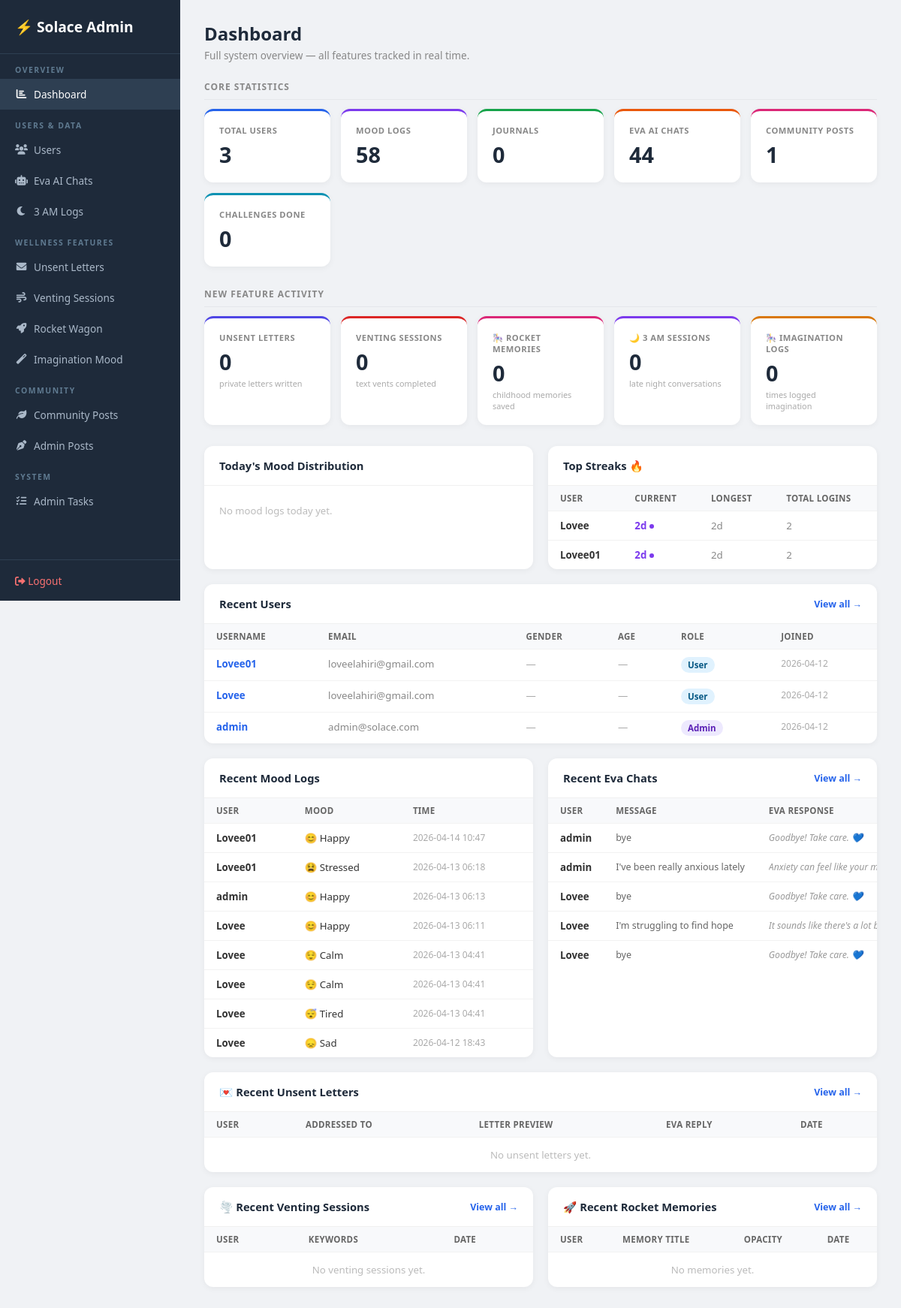
Page /admin (signed in) on the earlier database version.
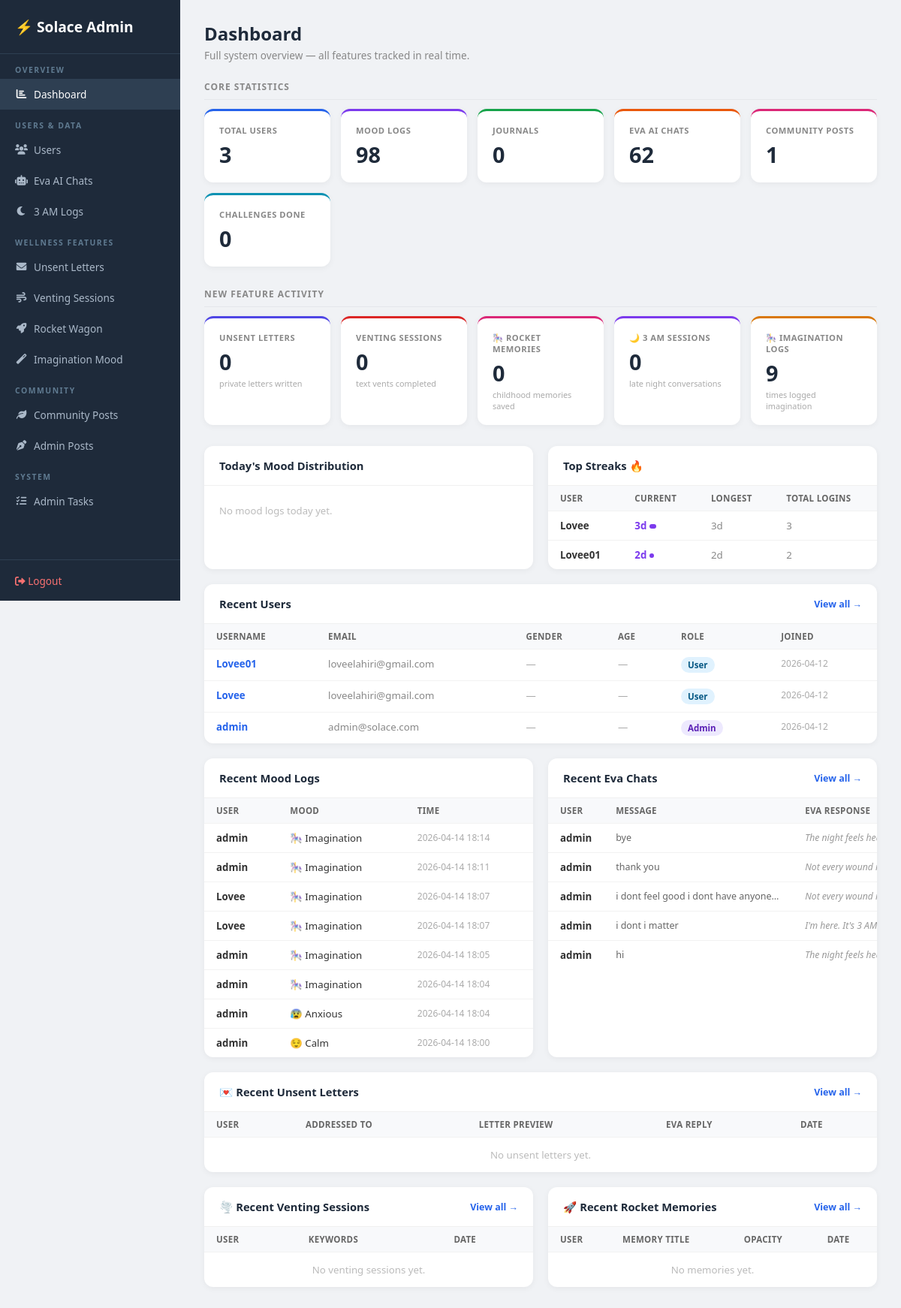
Same page on the later database version.
### tables this page shows
CREATE TABLE login_streaks (
                id            INTEGER PRIMARY KEY AUTOINCREMENT,
                user_id       INTEGER UNIQUE REFERENCES users(id),
                current_streak INTEGER DEFAULT 0,
                longest_streak INTEGER DEFAULT 0,
                last_login_date TEXT,
                total_logins   INTEGER DEFAULT 0
            );

CREATE TABLE users (
                id         INTEGER PRIMARY KEY AUTOINCREMENT,
                username   TEXT UNIQUE NOT NULL,
                email      TEXT NOT NULL,
                password   TEXT NOT NULL,
                is_admin   INTEGER DEFAULT 0,
                created_at DATETIME DEFAULT CURRENT_TIMESTAMP
            , gender TEXT DEFAULT '', age INTEGER DEFAULT 0, age_group TEXT DEFAULT '', dob TEXT DEFAULT '');

CREATE TABLE mood_logs (
                id        INTEGER PRIMARY KEY AUTOINCREMENT,
                user_id   INTEGER NOT NULL REFERENCES users(id),
                mood      TEXT NOT NULL,
                timestamp DATETIME DEFAULT CURRENT_TIMESTAMP
            );

CREATE TABLE chat_history (
                id           INTEGER PRIMARY KEY AUTOINCREMENT,
                session_id   TEXT,
                user_id      INTEGER REFERENCES users(id),
                user_message TEXT,
                ai_response  TEXT,
                timestamp    DATETIME DEFAULT CURRENT_TIMESTAMP
            );

### app.py (the view)
@app.route("/admin")
@admin_required
def admin_dashboard() -> Any:
    with get_db() as conn:
        total_users      = conn.execute("SELECT COUNT(*) FROM users").fetchone()[0]
        total_moods      = conn.execute("SELECT COUNT(*) FROM mood_logs").fetchone()[0]
        total_journals   = conn.execute("SELECT COUNT(*) FROM journals").fetchone()[0]
        total_chats      = conn.execute("SELECT COUNT(*) FROM chat_history").fetchone()[0]
        total_posts      = conn.execute("SELECT COUNT(*) FROM community_posts").fetchone()[0]
        total_letters    = conn.execute("SELECT COUNT(*) FROM unsent_letters").fetchone()[0]
        total_vents      = conn.execute("SELECT COUNT(*) FROM venting_sessions").fetchone()[0]
        total_memories   = conn.execute("SELECT COUNT(*) FROM rocket_wagon").fetchone()[0]
        total_challenges = conn.execute("SELECT COUNT(*) FROM daily_challenges WHERE completed=1").fetchone()[0]
        total_3am        = conn.execute("""
            SELECT COUNT(*) FROM chat_history
            WHERE strftime('%H', timestamp) IN ('00','01','02','03','04')
        """).fetchone()[0]
        mood_today = conn.execute("""
            SELECT mood, COUNT(*) as cnt FROM mood_logs
            WHERE DATE(timestamp) = DATE('now')
            GROUP BY mood ORDER BY cnt DESC
        """).fetchall()
        total_imagination = conn.execute(
            "SELECT COUNT(*) FROM mood_logs WHERE mood='imagination'"
        ).fetchone()[0]
        recent_users = conn.execute(
            "SELECT id, username, email, is_admin, created_at, gender, age FROM users ORDER BY created_at DESC LIMIT 6"
        ).fetchall()
        recent_moods = conn.execute("""
            SELECT u.username, ml.mood, ml.timestamp
            FROM mood_logs ml JOIN users u ON ml.user_id=u.id
            ORDER BY ml.timestamp DESC LIMIT 8
        """).fetchall()
        recent_chats = conn.execute("""
            SELECT u.username, ch.user_message, ch.ai_response, ch.timestamp
            FROM chat_history ch JOIN users u ON ch.user_id=u.id
            ORDER BY ch.timestamp DESC LIMIT 5
        """).fetchall()
        recent_letters = conn.execute("""
            SELECT ul.*, u.username FROM unsent_letters ul
            JOIN users u ON ul.user_id=u.id
            ORDER BY ul.created_at DESC LIMIT 5
        """).fetchall()
        recent_vents = conn.execute("""
            SELECT vs.*, u.username FROM venting_sessions vs
            JOIN users u ON vs.user_id=u.id
            ORDER BY vs.created_at DESC LIMIT 5
        """).fetchall()
        recent_memories = conn.execute("""
            SELECT rw.*, u.username FROM rocket_wagon rw
            JOIN users u ON rw.user_id=u.id
            ORDER BY rw.created_at DESC LIMIT 5
        """).fetchall()
        top_streaks = conn.execute("""
            SELECT u.username, ls.current_streak, ls.longest_streak, ls.total_logins
            FROM login_streaks ls JOIN users u ON ls.user_id=u.id
            ORDER BY ls.current_streak DESC LIMIT 5
        """).fetchall()
    return render_template(
        "admin/dashboard.html",
        total_users=total_users, total_moods=total_moods,
        total_journals=total_journals, total_chats=total_chats,
        total_posts=total_posts, total_letters=total_letters,
        total_vents=total_vents, total_memories=total_memories,
        total_challenges=total_challenges, total_3am=total_3am,
        total_imagination=total_imagination,
        mood_today=mood_today,
        recent_users=recent_users, recent_moods=recent_moods,
        recent_chats=recent_chats, recent_letters=recent_letters,
        recent_vents=recent_vents, recent_memories=recent_memories,
        top_streaks=top_streaks,
    )

### app.py (called while the page is built)
def get_db() -> sqlite3.Connection:
    db_path = os.path.join(os.path.dirname(os.path.abspath(__file__)), "database.db")
    conn = sqlite3.connect(db_path)
    conn.row_factory = sqlite3.Row
    return conn

def admin_required(f: Any) -> Any:
    @wraps(f)
    def dec(*args: Any, **kwargs: Any) -> Any:
        if "user_id" not in session or not session.get("is_admin"):
            flash("Admin access required.")
            return redirect(url_for("login_page"))
        return f(*args, **kwargs)
    return dec

### templates/admin/dashboard.html (shortened to what the changed rows need)
<!DOCTYPE html>
<html lang="en">
<head>
<link rel="stylesheet" href="https://cdnjs.cloudflare.com/ajax/libs/font-awesome/6.0.0/css/all.min.css">
</head>
<body>
<div class="main">
  <div class="page-hd">
    <h1>Dashboard</h1>
  </div>
  <div class="stats-grid">
    <div class="stat purple">
      <div class="stat-lbl">Mood Logs</div>
      <div class="stat-val">{{ total_moods }}</div>
    </div>
    <div class="stat orange">
      <div class="stat-lbl">Eva AI Chats</div>
      <div class="stat-val">{{ total_chats }}</div>
    </div>
  </div>
  <div class="stats-grid">
    <div class="stat yellow">
      <div class="stat-lbl">🎠 Imagination Logs</div>
      <div class="stat-val">{{ total_imagination }}</div>
      <div class="stat-sub">times logged imagination</div>
    </div>
  </div>
  <div class="grid2">
        {% set MOOD_EMOJI = {'happy':'😊','sad':'😞','angry':'😡','anxious':'😰','calm':'😌','stressed':'😫','tired':'😴','imagination':'🎠','swings':'🎢'} %}
    <div class="card">
      <table>
        <thead><tr><th>User</th><th>Current</th><th>Longest</th><th>Total Logins</th></tr></thead>
        <tbody>
          {% for s in top_streaks %}
          <tr>
            <td style="font-weight:600">{{ s.username }}</td>
            <td>
              <span style="font-weight:800;color:#7c3aed;">{{ s.current_streak }}d</span>
              <span class="streak-bar" style="width:{{ [s.current_streak * 3, 80]|min }}px;"></span>
            </td>
            <td style="color:#888;">{{ s.longest_streak }}d</td>
            <td style="color:#888;">{{ s.total_logins }}</td>
          </tr>
          {% else %}
          <tr><td colspan="4" style="color:#bbb;text-align:center;padding:16px;">No streak data yet.</td></tr>
          {% endfor %}
        </tbody>
      </table>
    </div>
  </div>
  <div class="card">
    <table>
      <thead><tr><th>Username</th><th>Email</th><th>Gender</th><th>Age</th><th>Role</th><th>Joined</th></tr></thead>
      <tbody>
        {% for u in recent_users %}
        <tr>
          <td><a href="/admin/users/{{ u.id }}" style="color:#2563eb;text-decoration:none;font-weight:700;">{{ u.username }}</a></td>
          <td style="color:#888;">{{ u.email }}</td>
          <td style="color:#aaa;">{{ u.gender or '—' }}</td>
          <td style="color:#aaa;">{{ u.age or '—' }}</td>
          <td><span class="badge {{ 'admin' if u.is_admin else 'user' }}">{{ 'Admin' if u.is_admin else 'User' }}</span></td>
          <td style="color:#aaa;font-size:0.75rem;">{{ (u.created_at or '')[:10] }}</td>
        </tr>
        {% endfor %}
      </tbody>
    </table>
  </div>
  <div class="grid2">
    <div class="card">
      <table>
        <thead><tr><th>User</th><th>Mood</th><th>Time</th></tr></thead>
        <tbody>
          {% for m in recent_moods %}
          <tr>
            <td style="font-weight:600;">{{ m.username }}</td>
            <td>{{ MOOD_EMOJI.get(m.mood,'✨') if MOOD_EMOJI is defined else '' }} {{ m.mood|capitalize }}</td>
            <td style="color:#aaa;font-size:0.75rem;">{{ (m.timestamp or '')[:16] }}</td>
          </tr>
          {% endfor %}
        </tbody>
      </table>
    </div>
    <div class="card">
      <table>
        <thead><tr><th>User</th><th>Message</th><th>Eva Response</th></tr></thead>
        <tbody>
          {% for c in recent_chats %}
          <tr>
            <td style="font-weight:600;white-space:nowrap;">{{ c.username }}</td>
            <td><div class="preview">{{ c.user_message }}</div></td>
            <td><div class="italic-prev">{{ c.ai_response }}</div></td>
          </tr>
          {% endfor %}
        </tbody>
      </table>
    </div>
  </div>
  <div class="card">
    <table>
      <thead><tr><th>User</th><th>Addressed To</th><th>Letter Preview</th><th>Eva Reply</th><th>Date</th></tr></thead>
    </table>
  </div>
  <div class="grid2">
    <div class="card">
      <table>
        <thead><tr><th>User</th><th>Keywords</th><th>Date</th></tr></thead>
      </table>
    </div>
    <div class="card">
      <table>
        <thead><tr><th>User</th><th>Memory Title</th><th>Opacity</th><th>Date</th></tr></thead>
      </table>
    </div>
  </div>
</div>
</body>
</html>

Differences in the rows shown:
no longer on this page (row unchanged): mood_logs: username "Lovee01", mood "😊", mood "Happy", timestamp "2026-04-14 10:47"
no longer on this page (row unchanged): mood_logs: username "Lovee01", mood "😫", mood "Stressed", timestamp "2026-04-13 06:18"
no longer on this page (row unchanged): mood_logs: username "admin", mood "😊", mood "Happy", timestamp "2026-04-13 06:13"
no longer on this page (row unchanged): mood_logs: username "Lovee", mood "😊", mood "Happy", timestamp "2026-04-13 06:11"
no longer on this page (row unchanged): mood_logs: username "Lovee", mood "😌", mood "Calm", timestamp "2026-04-13 04:41"
no longer on this page (row unchanged): mood_logs: username "Lovee", mood "😌", mood "Calm", timestamp "2026-04-13 04:41"
no longer on this page (row unchanged): mood_logs: username "Lovee", mood "😴", mood "Tired", timestamp "2026-04-13 04:41"
no longer on this page (row unchanged): mood_logs: username "Lovee", mood "😞", mood "Sad", timestamp "2026-04-12 18:43"
no longer on this page (row unchanged): chat_history: username "admin", user_message "bye", ai_response "Goodbye! Take care. 💙"
no longer on this page (row unchanged): chat_history: username "admin", user_message "I've been really anxious lately", ai_response "Anxiety can feel like your mind is racin…"
no longer on this page (row unchanged): chat_history: username "Lovee", user_message "bye", ai_response "Goodbye! Take care. 💙"
no longer on this page (row unchanged): chat_history: username "Lovee", user_message "I'm struggling to find hope", ai_response "It sounds like there's a lot behind what…"
no longer on this page (row unchanged): chat_history: username "Lovee", user_message "bye", ai_response "Goodbye! Take care. 💙"
changed login_streaks "Lovee": current_streak "2" → "3"; {{ [s.current_streak * 3, 80]|min }} 6 → 9 (drawn); longest_streak "2" → "3"; total_logins "2" → "3"
added mood_logs: username "admin", mood "🎠", mood "Imagination", timestamp "2026-04-14 18:14"
added mood_logs: username "admin", mood "🎠", mood "Imagination", timestamp "2026-04-14 18:11"
added mood_logs: username "Lovee", mood "🎠", mood "Imagination", timestamp "2026-04-14 18:07"
added mood_logs: username "Lovee", mood "🎠", mood "Imagination", timestamp "2026-04-14 18:07"
added mood_logs: username "admin", mood "🎠", mood "Imagination", timestamp "2026-04-14 18:05"
added mood_logs: username "admin", mood "🎠", mood "Imagination", timestamp "2026-04-14 18:04"
added mood_logs: username "admin", mood "😰", mood "Anxious", timestamp "2026-04-14 18:04"
added mood_logs: username "admin", mood "😌", mood "Calm", timestamp "2026-04-14 18:00"
added chat_history: username "admin", user_message "bye", ai_response "The night feels heaviest between 2 and…"
added chat_history: username "admin", user_message "thank you", ai_response "Not every wound makes a sound. Som…"
added chat_history: username "admin", user_message "i dont feel good i dont have anyone…", ai_response "Not every wound makes a sound. Som…"
added chat_history: username "admin", user_message "i dont i matter", ai_response "I'm here. It's 3 AM and you came here…"
added chat_history: username "admin", user_message "hi", ai_response "The night feels heaviest between 2 and…"
Other differences:
{{ total_moods }}: "58" → "98"
{{ total_chats }}: "44" → "62"
{{ total_imagination }}: "0" → "9"
